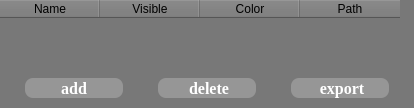
            <widget class="QWidget" name="mesh_w">
             <property name="styleSheet">
              <string notr="true">background-color: rgb(120, 120, 120);</string>
             </property>
             <attribute name="title">
              <string>Mesh</string>
             </attribute>
             <layout class="QGridLayout" name="gridLayout_2" rowstretch="6,1" rowminimumheight="6,1">
              <property name="leftMargin">
               <number>0</number>
              </property>
              <property name="topMargin">
               <number>0</number>
              </property>
              <property name="rightMargin">
               <number>0</number>
              </property>
              <property name="bottomMargin">
               <number>0</number>
              </property>
              <property name="spacing">
               <number>0</number>
              </property>
              <item row="0" column="0">
               <widget class="QTableWidget" name="mesh_tw">
                <property name="styleSheet">
                 <string notr="true">background-color: rgb(120, 120, 120);
color: rgb(0, 0, 0);</string>
                </property>
                <property name="frameShape">
                 <enum>QFrame::NoFrame</enum>
                </property>
                <property name="frameShadow">
                 <enum>QFrame::Raised</enum>
                </property>
                <property name="lineWidth">
                 <number>0</number>
                </property>
                <property name="sizeAdjustPolicy">
                 <enum>QAbstractScrollArea::AdjustToContents</enum>
                </property>
                <property name="textElideMode">
                 <enum>Qt::ElideMiddle</enum>
                </property>
                <property name="showGrid">
                 <bool>false</bool>
                </property>
                <property name="gridStyle">
                 <enum>Qt::SolidLine</enum>
                </property>
                <attribute name="verticalHeaderVisible">
                 <bool>false</bool>
                </attribute>
                <column>
                 <property name="text">
                  <string>Name</string>
                 </property>
                </column>
                <column>
                 <property name="text">
                  <string>Visible</string>
                 </property>
                </column>
                <column>
                 <property name="text">
                  <string>Color</string>
                 </property>
                </column>
                <column>
                 <property name="text">
                  <string>Path</string>
                 </property>
                </column>
               </widget>
              </item>
              <item row="1" column="0">
               <layout class="QHBoxLayout" name="horizontalLayout_9" stretch="4,1,4,1,4">
                <property name="spacing">
                 <number>10</number>
                </property>
                <property name="leftMargin">
                 <number>25</number>
                </property>
                <property name="topMargin">
                 <number>10</number>
                </property>
                <property name="rightMargin">
                 <number>25</number>
                </property>
                <property name="bottomMargin">
                 <number>10</number>
                </property>
                <item>
                 <widget class="QPushButton" name="addMesh_btn">
                  <property name="sizePolicy">
                   <sizepolicy hsizetype="Expanding" vsizetype="Expanding">
                    <horstretch>0</horstretch>
                    <verstretch>0</verstretch>
                   </sizepolicy>
                  </property>
                  <property name="font">
                   <font>
                    <family>Times New Roman</family>
                    <pointsize>12</pointsize>
                    <bold>true</bold>
                   </font>
                  </property>
                  <property name="styleSheet">
                   <string notr="true">color: rgb(255, 255, 255);
background-color: rgb(150, 150, 150);
border-radius: 8px;</string>
                  </property>
                  <property name="text">
                   <string>  add  </string>
                  </property>
                  <property name="icon">
                   <iconset>
                    <normaloff>resource/加.png</normaloff>resource/加.png</iconset>
                  </property>
                 </widget>
                </item>
                <item>
                 <spacer name="horizontalSpacer_6">
                  <property name="orientation">
                   <enum>Qt::Horizontal</enum>
                  </property>
                  <property name="sizeHint" stdset="0">
                   <size>
                    <width>40</width>
                    <height>20</height>
                   </size>
                  </property>
                 </spacer>
                </item>
                <item>
                 <widget class="QPushButton" name="deleteMesh_btn">
                  <property name="sizePolicy">
                   <sizepolicy hsizetype="Expanding" vsizetype="Expanding">
                    <horstretch>0</horstretch>
                    <verstretch>0</verstretch>
                   </sizepolicy>
                  </property>
                  <property name="font">
                   <font>
                    <family>Times New Roman</family>
                    <pointsize>12</pointsize>
                    <bold>true</bold>
                   </font>
                  </property>
                  <property name="styleSheet">
                   <string notr="true">color: rgb(255, 255, 255);
background-color: rgb(150, 150, 150);
border-radius: 8px;</string>
                  </property>
                  <property name="text">
                   <string> delete</string>
                  </property>
                  <property name="icon">
                   <iconset>
                    <normaloff>resource/删除_填充.png</normaloff>resource/删除_填充.png</iconset>
                  </property>
                 </widget>
                </item>
                <item>
                 <spacer name="horizontalSpacer_7">
                  <property name="orientation">
                   <enum>Qt::Horizontal</enum>
                  </property>
                  <property name="sizeHint" stdset="0">
                   <size>
                    <width>40</width>
                    <height>20</height>
                   </size>
                  </property>
                 </spacer>
                </item>
                <item>
                 <widget class="QPushButton" name="exportMesh_btn">
                  <property name="sizePolicy">
                   <sizepolicy hsizetype="Expanding" vsizetype="Expanding">
                    <horstretch>0</horstretch>
                    <verstretch>0</verstretch>
                   </sizepolicy>
                  </property>
                  <property name="font">
                   <font>
                    <family>Times New Roman</family>
                    <pointsize>12</pointsize>
                    <bold>true</bold>
                   </font>
                  </property>
                  <property name="styleSheet">
                   <string notr="true">color: rgb(255, 255, 255);
background-color: rgb(150, 150, 150);
border-radius: 8px;</string>
                  </property>
                  <property name="text">
                   <string> export</string>
                  </property>
                  <property name="icon">
                   <iconset>
                    <normaloff>resource/导出.png</normaloff>resource/导出.png</iconset>
                  </property>
                 </widget>
                </item>
               </layout>
              </item>
             </layout>
            </widget>
